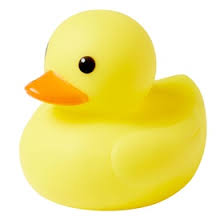
#> input picture Image-Upsampling/download.jpeg, 224 x 224 px
$ jupyter execute Interpolation.ipynb
#> lines starting #> are read from the running program, lines starting #| are printed output that depends on the picture
[cell 1]
import numpy as np
import matplotlib.pyplot as plt
from PIL import Image

[cell 2]
I = Image.open('download.jpeg')
#> I is the input picture: PIL image 224x224 RGB; mean R, G, B 243, 232.6, 149.5
I = np.asarray(I)
[m,n,c]= I.shape
#> m = 224; n = 224; c = 3
print("Rows:"+str(m))
#| Rows:224
print("Columns:"+str(n))
#| Columns:224
print("Channels:"+str(c))
#| Channels:3

[cell 3]
from skimage.color import rgb2gray
I = rgb2gray(I)
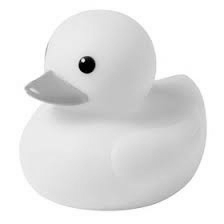
#> I: shape (224, 224) float64; min 0.000565, max 1, mean 0.897
plt.imshow(I, cmap='gray')
plt.show()

[cell 4]
scale = 4
scaled_m = scale*m
#> scaled_m = 896
scaled_n = scale*n
#> scaled_n = 896

[cell 5]
I_new = np.zeros([scaled_m,scaled_n], dtype='float32')

[cell 6]
# Genearate a new output image
for count1 in range(0,scaled_m,4):
    for count2 in range(0,scaled_n,4):
        for count3 in range(scale):
            for count4 in range(scale):
                I_new[count1+count3,count2+count4] = I[np.uint32(np.ceil(count1/scale)),np.uint32(np.ceil(count2/scale))]
                #print(count1,count2,count1+count3,count2+count4)

[cell 7]
plt.imshow(I_new, cmap='gray')

[cell 8]
# Nearest Interpolation
I_new = np.zeros([scaled_m,scaled_n], dtype='float32')

[cell 9]
# Genearate a new output image
for count1 in range(0,scaled_m):
    for count2 in range(0,scaled_n):
        I_new[count1,count2] = I[np.uint32(np.floor(count1/scale)), np.uint32(np.floor(count2/scale))]
        #print(count1, count2, np.floor(count1/scale), np.floor(count2/scale))
